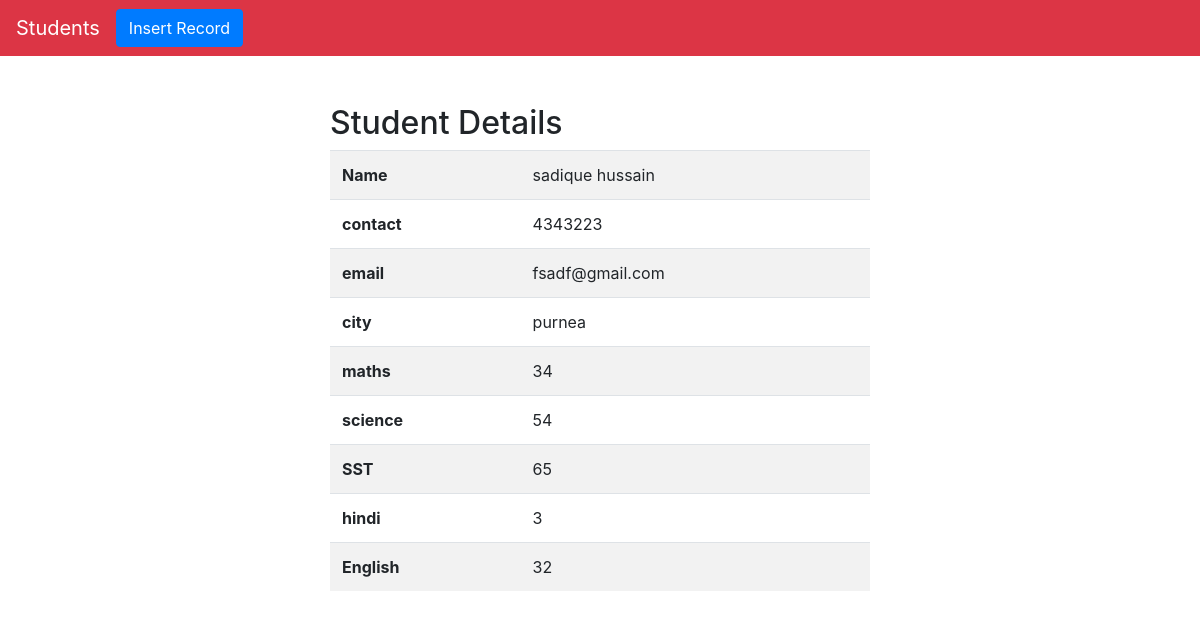
The page /details/2 on the database its author committed.
### students/models.py (models this page shows, shortened)
class Student(models.Model):
    name = models.CharField(max_length=200)
    email = models.CharField(max_length=200)
    contact = models.IntegerField(default=0)
    city = models.CharField(max_length=200)
    maths = models.IntegerField(default=0)
    sci = models.IntegerField(default=0)
    sst = models.IntegerField(default=0)
    hindi = models.IntegerField(default=0)
    english = models.IntegerField(default=0)

### students/views.py (the view)
# urls.py: path('details/<int:pk>', StudentDetails.as_view(),name="student_details"),
class StudentDetails(DetailView):
    model = Student

### templates/students/student_detail.html
{% extends 'students/base.html' %}
{% block content %}
    <div class="container mt-5">
    <div class="row">
        <div class="col-lg-6 mx-auto">
            <table class="table table-striped">
                    <h2>Student Details</h2>
                <tr>
                    <th>Name</th>
                    <td>{{ object.name }}</td>
                </tr>
                <tr>
                    <th>contact</th>
                    <td>{{ object.contact }}</td>
                </tr>
                <tr>
                    <th>email</th>
                    <td>{{ object.email }}</td>
                </tr>
                <tr>
                    <th>city</th>
                    <td>{{ object.city }}</td>
                </tr>
                <tr>
                    <th>maths</th>
                    <td>{{ object.maths }}</td>
                </tr>
                <tr>
                    <th>science</th>
                    <td>{{ object.sci }}</td>
                </tr>
                <tr>
                    <th>SST</th>
                    <td>{{ object.sst }}</td>
                </tr>
                <tr>
                    <th>hindi</th>
                    <td>{{ object.hindi }}</td>
                </tr>
                <tr>
                    <th>English</th>
                    <td>{{ object.english }}</td>
                </tr>
            </table>
        </div>
    </div>
    </div>
{% endblock %}

### rows shown on the page
Student: name "sadique hussain", contact "4343223", email "fsadf@gmail.com", city "purnea", maths "34", sci "54", sst "65", hindi "3", english "32"
